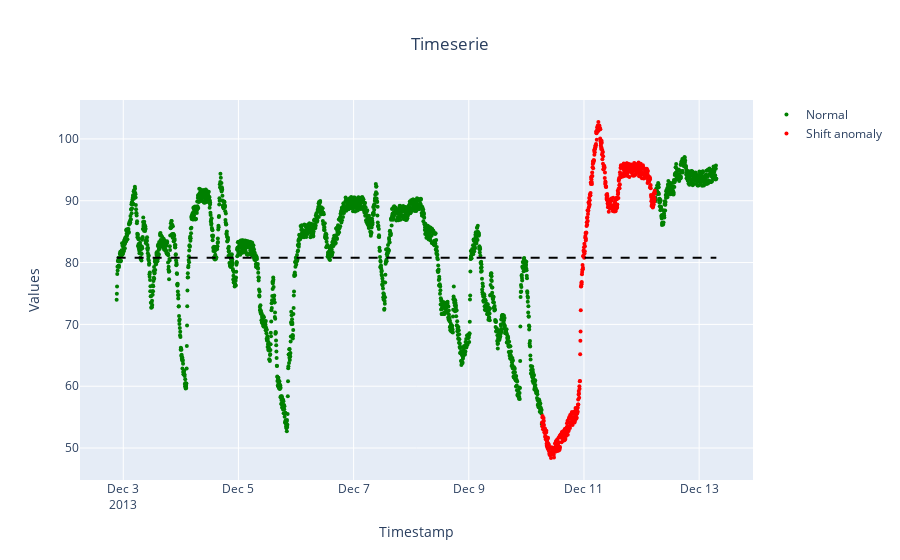

The code cell stored with this chart in its notebook:
### Code cell
df = load_data()
df = df[0:3000]
df = mark_anomalies_in_timeseries(df, "2013-12-10 06:25:00.000000", "2013-12-12 05:35:00.000000")

plot_shit_anomaly(df)

### Figure 1 — Plotly figure (JSON) as saved in the notebook; plotly's stock layout.template omitted (floating-point values rounded to 4 significant figures; data arrays with more than 128 entries replaced by an {"elided": "..."} marker saying what was removed)
{"data": [{"marker": {"color": "green", "size": 4}, "mode": "markers", "name": "Normal", "type": "scatter", "x": {"elided": "2434 str values"}, "y": {"elided": "2434 float values"}}, {"marker": {"color": "red", "size": 4}, "mode": "markers", "name": "Shift anomaly", "type": "scatter", "x": {"elided": "566 str values"}, "y": {"elided": "566 float values"}}], "layout": {"shapes": [{"line": {"color": "black", "dash": "dash"}, "name": "Mean Value", "type": "line", "x0": "2013-12-02 21:15:00", "x1": "2013-12-13 07:10:00", "y0": 80.76, "y1": 80.76}], "showlegend": true, "title": {"text": "Timeserie", "x": 0.5}, "xaxis": {"title": {"text": "Timestamp"}}, "yaxis": {"title": {"text": "Values"}}}}
